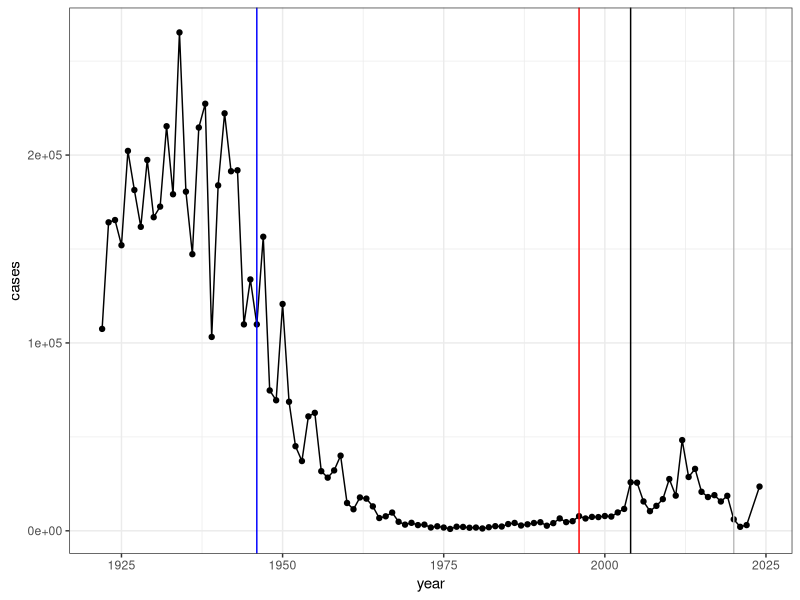

This chart was generated by the following R code: (Note: this script raises an error after producing the figure.)
## ---- chunk 1
cdc <- data.frame(
                                 year = c(1922L,1923L,1924L,1925L,
                                          1926L,1927L,1928L,1929L,1930L,1931L,
                                          1932L,1933L,1934L,1935L,1936L,
                                          1937L,1938L,1939L,1940L,1941L,1942L,
                                          1943L,1944L,1945L,1946L,1947L,
                                          1948L,1949L,1950L,1951L,1952L,
                                          1953L,1954L,1955L,1956L,1957L,1958L,
                                          1959L,1960L,1961L,1962L,1963L,
                                          1964L,1965L,1966L,1967L,1968L,1969L,
                                          1970L,1971L,1972L,1973L,1974L,
                                          1975L,1976L,1977L,1978L,1979L,1980L,
                                          1981L,1982L,1983L,1984L,1985L,
                                          1986L,1987L,1988L,1989L,1990L,
                                          1991L,1992L,1993L,1994L,1995L,1996L,
                                          1997L,1998L,1999L,2000L,2001L,
                                          2002L,2003L,2004L,2005L,2006L,2007L,
                                          2008L,2009L,2010L,2011L,2012L,
                                          2013L,2014L,2015L,2016L,2017L,2018L,
                                          2019L,2020L,2021L,2022L, 2024L),
         cases = c(107473,164191,165418,152003,
                                          202210,181411,161799,197371,
                                          166914,172559,215343,179135,265269,
                                          180518,147237,214652,227319,103188,
                                          183866,222202,191383,191890,109873,
                                          133792,109860,156517,74715,69479,
                                          120718,68687,45030,37129,60886,
                                          62786,31732,28295,32148,40005,
                                          14809,11468,17749,17135,13005,6799,
                                          7717,9718,4810,3285,4249,3036,
                                          3287,1759,2402,1738,1010,2177,2063,
                                          1623,1730,1248,1895,2463,2276,
                                          3589,4195,2823,3450,4157,4570,
                                          2719,4083,6586,4617,5137,7796,6564,
                                          7405,7298,7867,7580,9771,11647,
                                          25827,25616,15632,10454,13278,
                                          16858,27550,18719,48277,28639,32971,
                                          20762,17972,18975,15609,18617,
                                          6124,2116,3044, 23544)
       )
## ---- chunk 2
library(ggplot2)

baseplot <- ggplot(cdc)+ 
  aes(year, cases)+
  geom_point()+
  geom_line()
## ---- chunk 3
baseplot + 
  theme_bw()+
  geom_vline(xintercept= 1946, col="blue")+
  geom_vline(xintercept= 1996, col="red")+
  geom_vline(xintercept= 2020, col="gray")+
  geom_vline(xintercept= 2004)

## ---- chunk 4
library(jsonlite)

subject <- read_json("https://www.cmi-pb.org/api/v5/subject",
                      simplifyVector = TRUE)
## ---- chunk 5
head(subject)
## ---- chunk 6
nrow(subject)
## ---- chunk 7
table(subject$biological)
## ---- chunk 8
table(subject$infancy_vac)
## ---- chunk 9
table(subject$race, subject$biological_sex)
## ---- chunk 10
table(subject$dataset)
## ---- chunk 11
specimen <- read_json("https://www.cmi-pb.org/api/v5/specimen" ,
                      simplifyVector = TRUE)

ab_titer <- read_json("https://www.cmi-pb.org/api/v5/plasma_ab_titer" ,
                      simplifyVector = TRUE)
## ---- chunk 12
head(ab_titer)
## ---- chunk 13
head(specimen)
## ---- chunk 14
library(dplyr)

meta <- inner_join(subject, specimen)
## ---- chunk 15
head(meta)
## ---- chunk 16
abdata <- inner_join(ab_titer, meta)
## ---- chunk 17
head(abdata)
## ---- chunk 18
nrow(abdata)
## ---- chunk 19
head(abdata)
## ---- chunk 20
table(abdata$isotype)
## ---- chunk 21
table(abdata$antigen)
## ---- chunk 22
igg <- filter(abdata, isotype=="IgG")
head(igg)
## ---- chunk 23
library(ggplot2)

ggplot(igg)+
aes(MFI_normalised, antigen)+
  geom_boxplot()
## ---- chunk 24
ggplot(igg)+
aes(MFI_normalised, antigen, col=infancy_vac)+
  geom_boxplot()
## ---- chunk 25
table(abdata$visit)
## ---- chunk 26
ggplot(igg)+
aes(MFI_normalised, antigen)+
  geom_boxplot()+
  facet_wrap(~visit)
## ---- chunk 27
abdata.21 <- abdata %>% filter(dataset == "2021_dataset")

abdata.21 %>% 
  filter(isotype == "IgG",  antigen == "PT") %>%
  ggplot() +
    aes(x=planned_day_relative_to_boost, y=MFI_normalised, col=infancy_vac,
        group=subject_id) +
    geom_point() +
    geom_line() +
    geom_vline(xintercept=0, linetype="dashed") +
    geom_vline(xintercept=14, linetype="dashed") +
  labs(title="2021 dataset IgG PT",
       subtitle = "Dashed lines indicate day 0 (pre-boost) and 14 (apparent peak levels)")
## ---- chunk 28
abdata.20 <- abdata %>% filter(dataset == "2020_dataset")

abdata.20 %>% 
  filter(isotype == "IgG",  antigen == "PT") %>%
  ggplot() +
    aes(x=planned_day_relative_to_boost, y=MFI_normalised, col=infancy_vac,
        group=subject_id) +
    geom_point() +
    geom_line() +
    geom_vline(xintercept=0, linetype="dashed") +
    geom_vline(xintercept=14, linetype="dashed") +
  labs(title="2020 dataset IgG PT",
       subtitle = "Dashed lines indicate day 0 (pre-boost) and 14 (apparent peak levels)")
